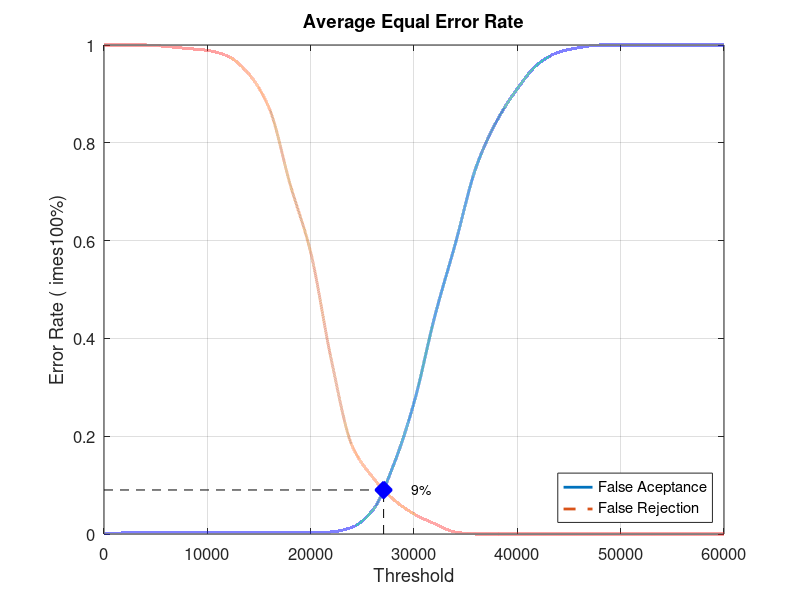
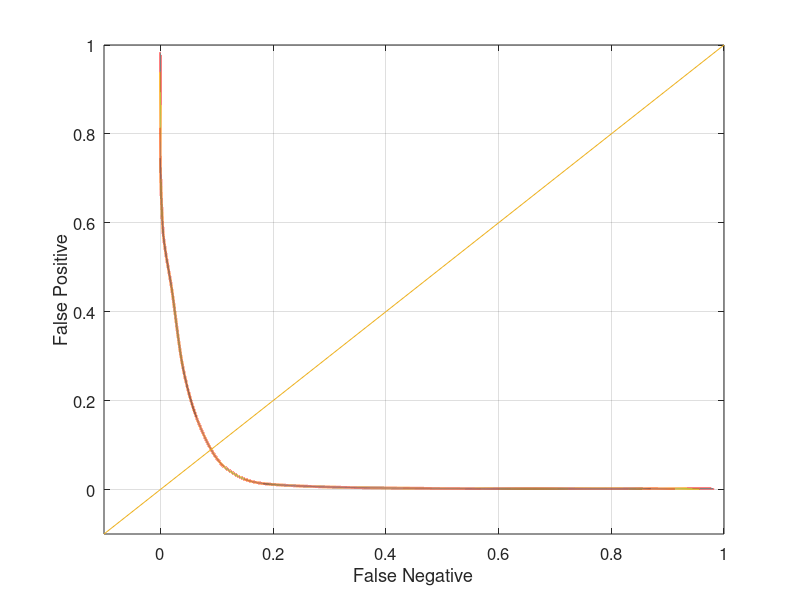

Source code (MATLAB) for these figures, in order:
close all;
clear;
clc;
x = 0:2000:60000;
xq = 0:0.5:60000;

y0 = [0 0.00210526 0.00210526 0.00210526 0.00210526 0.00210526 0.00210526 0.00210526 0.00210526 0.00210526 0.00210526 0.00421053 0.0136842 0.0484211 0.14 0.268421 0.444211 0.593684 0.749474 0.844211 0.910526 0.961053 0.985263 0.994737 1 1 1 1 1 1 1]
yy0 = interp1(x, y0, xq, 'pchip');
y1 = [1 1 1 0.997 0.993 0.989 0.977 0.941 0.87 0.716 0.576 0.356 0.181 0.116 0.071 0.041 0.021 0.004 0 0 0 0 0 0 0 0 0 0 0 0 0]
yy1 = interp1(x, y1, xq, 'pchip');

% Calculating EER: 
y2 = abs(y0 - y1);
find(y2 == min(y2))
yy2 = abs(yy0 - yy1);
xEER = find(yy2 == min(yy2));
xEERIndex = xq(xEER) % X-axis EER
yEER = yy0(xEER) % Y-axis EER

main = figure
plot(xq, yy0,'-','LineWidth', 2);	hold on
plot(xq, yy1,'--','LineWidth', 2);	hold on
plot([xEERIndex xEERIndex], [0 yEER], 'k--');	hold on
plot([0 xEERIndex], [yEER yEER], 'k--');	hold on
plot(xEERIndex, yEER, 'bx', 'LineWidth', 10);	hold on
text(xEERIndex + 10 * xEERIndex / 100, yEER, [num2str(round((10000 * yEER)) / 100) '%'])
legend('False Aceptance', 'False Rejection', 'Location', 'SouthEast')
xlabel('Threshold')
ylabel('Error Rate (	imes100%)')
title('Average Equal Error Rate')
set(gca, 'FontSize', 12)
axis([0 60000 0 1])
grid on

print(main, 'Database4AverageMain', '-dpng');
FNRxFPR = figure('Color', [1 1 1]);
plot(yy1, yy0, '-', yy1, yy0, 'LineWidth', 2);
hold on
y = -0.1:0.1:1
plot(y, y); 
set(gca, 'FontSize', 12)
xlabel('False Negative')
ylabel('False Positive')
axis([-0.1 1 -0.1 1])
set(gca, 'FontSize', 12)
grid on

print(FNRxFPR, 'Database4AverageFNRxFPR','-dpng');
